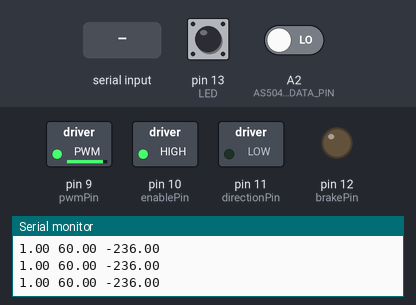
Simulated run of this sketch. Board: Teensy 4. On the bench: switched loads named in the sketch (green lamp = pin HIGH), output pins drawn as LEDs (lit = HIGH), the last lines printed to the serial monitor. Inputs (shaded band) come from the test bench; at power-on: A2 (AS5045_DATA_PIN) LOW, pin 13 (LED) HIGH. Pins used as bus, display or sensor lines are not drawn.

Above: at 1.2 s.
1.3 s: "90,45\n" received over Serial
At 1.6 s:
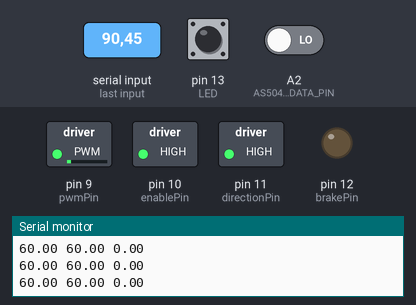
2.8 s: "200\n" received over Serial
At 4.0 s:
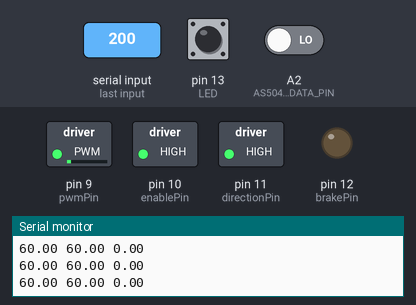
4.3 s: "30,150\n" received over Serial
At 5.5 s:
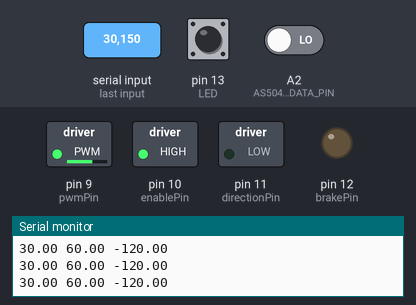
5.8 s: A2 (AS5045_DATA_PIN) driven HIGH
At 6.8 s:
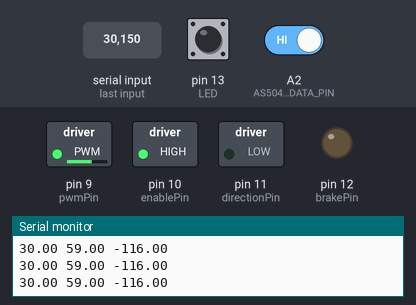
7.3 s: "5\n" received over Serial
At 8.0 s:
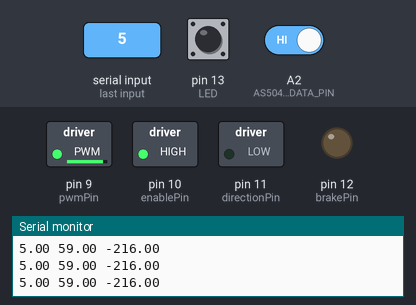
Timing chart, 0 to 9.8 s (numbered marks = the images above; inputs shaded):
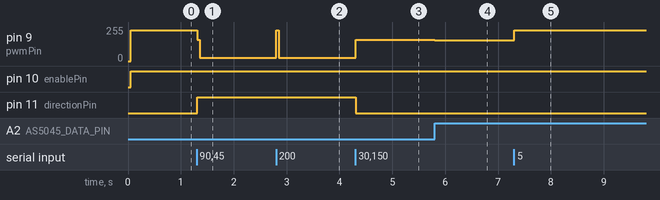

Measured:
- after the input at 1.3 s, pin 9 (pwmPin): 229/255 → 25/255 at once; pin 11 (directionPin): LOW → HIGH at once
- after the input at 2.8 s, pin 9 (pwmPin): 25/255 → 229/255 at once, → 25/255 0.05 s later
- after the input at 4.3 s, pin 9 (pwmPin): 25/255 → 161/255 at once; pin 11 (directionPin): HIGH → LOW at once
- after the input at 5.8 s, pin 9 (pwmPin): 161/255 → 156/255 at once
- after the input at 7.3 s, pin 9 (pwmPin): 156/255 → 229/255 at once

The sketch:

Neuroleg_PIDcontrol_JB.ino
```cpp
// (licence header left out)
// --------------------------START---------------------------
// Include related libraries
#include "SPIencoder.h"

// PIN Definition.
int LED = 13;
#define  AS5045_CLK_PIN 14  // Clock PIN
#define  AS5045_CS_PIN 15   // Chip Select
#define  AS5045_DATA_PIN 16 // Data In
#define  pwmPin 9
#define  enablePin 10
#define  directionPin 11
#define  brakePin 12
uint8_t AS5045_nbits = 12;
uint8_t nbits = 16;
uint8_t PWM_nbits = 8;

// Instantiate Objects.
SPIencoder myAS5045(AS5045_CS_PIN, AS5045_CLK_PIN, AS5045_DATA_PIN, AS5045_nbits);

// Start position of leg
//double startAngle = 0; // this will work for enc raw or degrees

// Setup Timer
IntervalTimer myTimer;
int timerMicros = 50000;
int dt = timerMicros / 1000;

// Angles and start position
double minAngle = 1.0;
double maxAngle = 60.0;
double desiredAngle = minAngle;
//float inValue;

// PID Gains
double Kp = 4;
double Ki = 1 / 9;
double Kd = 0.01;
double error, cumError, rateError;
double lastAngle = desiredAngle;
double lastError = 0;
double setPoint, pidAngle;
double ITerm;

//float minphase = 10.0; //starting value
//float fase = minphase;
//float maxphase = 50.0;
int flag;

String inString = "";

// Global Variables
double rawEnc;
double degEnc;
double calibEnc;
uint8_t samplingRate = 200;
double samplingTimeus = 1000000 / samplingRate;
double Vcrange[2] = { -3.3, 3.3};
double pwmRange[2] = {10, 90};

// CHANGE THESE VARIABLES FOR STARTING IN FLEXION/EXTENSION
// EXTENSION- CHANGE IN MATLAB variable_making.m: measured_angle_offset.signals.values = 181, angle_range_min.signals.values = -180, angle_range_max.signals.values = 180
// FLEXION - CHANGE IN MATLAB variable_making.m: measured_angle_offset.signals.values = 240, angle_range_min.signals.values = 180, angle_range_max.signals.values = -180
// NOTE: range[2] = {max,min} NOT {min,max} - THIS IS REVERSED FROM MATLAB
// DEFINE MOVEMENT DIRECTION - i.e., flexion or extension
bool flex_or_ext = 0; // 0 = flexion, 1 = extension
int range[2] = {-180, 180}; // EXTENSION: range[2] = {180,-180}; FLEXION: range[2] = {-180,180};
float encOffset = 240;//181; // Encoder offset - EXTENSION: 181; FLEXION: 240;

// -----------------------------------------------------------
void setup() {
  // put your setup code here, to run once:
  // PIN mode setup, e.g., input/output
  // Serial setup
  pinMode(LED, INPUT);
  pinMode(pwmPin, OUTPUT);
  pinMode(enablePin, OUTPUT);
  pinMode(directionPin, OUTPUT);
  pinMode(brakePin, OUTPUT);
  Serial.begin(115200); // uncomment to use Serial

  // Moving to start postion
  //Serial.println("Moving leg to start position...");
  degEnc = myAS5045.EncDeg();

  // Begin timer
  myTimer.begin(execute_on_timer, timerMicros);
  //desiredAngle = 5;
}

// Execute on timer
void execute_on_timer() {

  digitalWrite(LED, !digitalRead(LED));
  // Read Encoder value
  rawEnc = myAS5045.EncRaw();
  degEnc = myAS5045.EncDeg();
  calibEnc = myAS5045.EncCalib(range, encOffset);


  while (Serial.available() > 0) {
    int inChar = Serial.read();
    if (inChar != '\n') {

      // As long as the incoming byte
      // is not a newline,
      // convert the incoming byte to a char
      // and add it to the string
      inString += (char)inChar;
    }
    // if you get a newline, print the string,
    // then the string's value as a float:
    else {
      Serial.print("Input string: ");
      Serial.print(inString);
      Serial.print("\tAfter conversion to float:");
      Serial.println(inString.toFloat());
      desiredAngle = inString.toFloat();
      // clear the string for new input:
      inString = "";
    }

    //float inValue = Serial.parseFloat();
//    char inValue = Serial.read();
//    //Serial.flush();
//    //Serial.print("Value: ");
//    Serial.print(inValue);
//    Serial.print(" ");
//    //desiredAngle = inValue;
//    //Serial.println(inValue,DEC);
//    delay(1000);
  }


  // PID controller
  //pidAngle = PID(setPoint, calibEnc);

  Serial.print(desiredAngle);
  Serial.print(" ");
  Serial.print(calibEnc);
  Serial.print(" ");
  // Error computation
  error =  desiredAngle - calibEnc; // compute error
  //cumError += (error * dt);            // compute integral
  ITerm += (Ki * error) * dt; // <--- THIS IS WRONG BUT SOMEHOW WORKS...
  rateError = (calibEnc - lastAngle) / dt; // Using inputs to minimize derivative kick. Otherwise: (error - lastError) / dt; // compute derivative
  lastError = error;
  lastAngle = calibEnc;

  // Compute PID output
  //double pid_angle = Kp*error + Ki*cumError + Kd*rateError;
  double pid_angle = Kp * error + ITerm + Kd * rateError;
  Serial.print(pid_angle);
  Serial.println(" ");
  // Voltage
  float Vc = ((Vcrange[1] - Vcrange[0]) / 360) * pid_angle;
  if (Vc < Vcrange[0]) {
    Vc = Vcrange[0];
  }
  if (Vc > Vcrange[1]) {
    Vc = Vcrange[1];
  }

  // PWM
  float absVin = abs(Vc);
  int pwmRes = (1 << PWM_nbits) - 1;
  float pwmVal = (absVin / Vcrange[1]) * pwmRes;

  float finalPWMVal = ((pwmVal / pwmRes) * (0.8 * pwmRes)) + (0.1 * pwmRes);

  // Write PWM
  analogWrite(pwmPin, finalPWMVal);
  digitalWriteFast(brakePin, LOW);

  // Control motor based on direction of movement
  // EXTENSION
  if (flex_or_ext) {
    if (Vc < 0 ) {
      digitalWriteFast(enablePin, HIGH);
      digitalWriteFast(directionPin, HIGH);
    }
    if (Vc > 0 ) {
      digitalWriteFast(enablePin, HIGH);
      digitalWriteFast(directionPin, LOW);
    }
  }
  // FLEXION
  else {
    if (Vc < 0 ) {
      digitalWriteFast(enablePin, HIGH);
      digitalWriteFast(directionPin, LOW);
    }
    if (Vc > 0 ) {
      digitalWriteFast(enablePin, HIGH);
      digitalWriteFast(directionPin, HIGH);
    }
  } // end else


  if (desiredAngle > maxAngle) {
    Serial.println("SOMETHING");
    desiredAngle = maxAngle;
  }
  if (desiredAngle < minAngle) {
    Serial.println("HAPPENING");
    desiredAngle = minAngle;
  }

  //  if (desiredAngle > maxAngle) {
  //    flag = 1;
  //  }
  //  if (desiredAngle < minAngle) {
  //    flag = 0;
  //  }
  //  if (flag == 0) {
  //    //desiredAngle += 1;
  //    Serial.println("SOMETHING");
  //    desiredAngle = minAngle;
  //  }
  //  else if (flag == 1) {
  //    //desiredAngle -= 1;
  //    Serial.println("HAPPENING");
  //    desiredAngle = maxAngle;
  //  }

} // end execute_on_timer()

// -----------------------------------------------------------
void loop() {

}
```

SPIencoder.cpp
```cpp
// (licence header left out)
// --------------------------START---------------------------
// Include related libraries
#include "SPIencoder.h" // Include header file

SPIencoder::SPIencoder(uint8_t csPin, uint8_t clkPin, uint8_t dataPin, uint8_t nbits){
	_csPin = csPin;
	_clkPin = clkPin;
	_dataPin = dataPin;
	pinMode(_csPin, OUTPUT);
	pinMode(_clkPin, OUTPUT);
	pinMode(_dataPin, INPUT);
	_nbits = nbits;
	statbits = 6; // number of status bit, 6 for AS5045
}

uint32_t SPIencoder::readRegister(void){
	// Initiate variables
	uint8_t inputstream = 0;
	int outputVal = 0;
	uint8_t nbitsRead = _nbits + statbits;
	// Pull down csPin and clkPin to start spi
	digitalWrite(_csPin, HIGH);
	digitalWrite(_clkPin, HIGH);
	delay(1);
	digitalWrite(_csPin, LOW);
	digitalWrite(_clkPin, LOW);
	for (int i = 0; i < nbitsRead; i++){
		digitalWrite(_clkPin, HIGH);
		delayMicroseconds(3);
		inputstream = digitalRead(_dataPin);
		outputVal = (outputVal << 1) + inputstream;
		digitalWrite(_clkPin, LOW);
	}
	return outputVal;
}

uint32_t SPIencoder::EncRaw(void){
	// Get nbits raw encoder value
	// Read register and remove status bits
	return ((readRegister()) >> statbits);
}

float SPIencoder::EncDeg(void){
	// Return encoder value in degrees
	return (EncRaw()*360)/(1 << _nbits);
}

float SPIencoder::EncCalib(int *range, float offset){
	// Calibrate and return encoder value.
	float degCalib = EncDeg();		// 0-360 degs
	// Offset
	degCalib += offset;
	if (degCalib > 360) degCalib -= 360;
	if (degCalib < 0) degCalib += 360;
	// Calibrate to input range.
	degCalib = (range[1]-range[0])*degCalib/360 + range[0];
	return degCalib;
}

void SPIencoder::getEncStat(encStat_t &encStat){
	uint16_t status_code;
	uint32_t raw_value;
	raw_value = readRegister();
	status_code = raw_value & 0b000000000000111111;
	encStat.DECn = status_code & 2;		// high if magnet move away from IC
	encStat.INCn = status_code  & 4;		// high if magnet move toward IC
	encStat.LIN = status_code  & 8;		// high: linearity warning
	encStat.COF = status_code  & 16;		// high: data invalid
	encStat.OCF = status_code  & 32;		// high: chip startup is finished
}
```

SPIencoder.h
```cpp
// (licence header left out)
// --------------------------START---------------------------
#ifndef __SPI_ENCODER_H__
#define __SPI_ENCODER_H__
// Include related libraries
#include "Arduino.h" // Include header file
// Custom Struct type
typedef struct encStat_t{
	bool DECn;
	bool INCn;
	bool LIN;
	bool COF;
	bool OCF;
}encStat_t;

// Class Definition
class SPIencoder{
	private:
		uint8_t _csPin;			// Chip select pin
		uint8_t _clkPin;		// Clock pin
		uint8_t _dataPin;		// Data bit
		uint8_t _nbits;			// nbits resolution
		uint32_t readRegister(void);
	//
	public:
		uint8_t statbits;			// number of status bits
		SPIencoder(uint8_t csPin, uint8_t clkPin, uint8_t dataPin, uint8_t nbits); // Constructor
		uint32_t EncRaw(void);		// nbits Raw value
		float EncDeg(void);		// Conver to degree
		uint32_t EncStat(void);		// Status
		float EncCalib(int *range, float offset);
		void getEncStat(encStat_t &encStat);
};

#endif //
```
